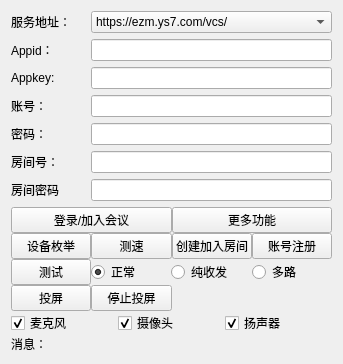
<?xml version="1.0" encoding="UTF-8"?>
<ui version="4.0">
 <class>FormLogin</class>
 <widget class="QWidget" name="FormLogin">
  <property name="geometry">
   <rect>
    <x>0</x>
    <y>0</y>
    <width>343</width>
    <height>349</height>
   </rect>
  </property>
  <property name="windowTitle">
   <string>Form</string>
  </property>
  <layout class="QGridLayout" name="gridLayout" rowstretch="0,0,0,0,0,0,0,0,0,0,0,0,0,0,0,0,0" columnstretch="0,0,0,0">
   <property name="horizontalSpacing">
    <number>0</number>
   </property>
   <item row="0" column="1" colspan="3">
    <widget class="QComboBox" name="ledAddr">
     <property name="duplicatesEnabled">
      <bool>false</bool>
     </property>
     <item>
      <property name="text">
       <string>https://ezm.ys7.com/vcs/</string>
      </property>
     </item>
     <item>
      <property name="text">
       <string>https://rtcdev1.ys7.com/vcs/</string>
      </property>
     </item>
     <item>
      <property name="text">
       <string>https://test1.swmeeting.cn/vcs/</string>
      </property>
     </item>
     <item>
      <property name="text">
       <string>https://test2.swmeeting.cn/vcs/</string>
      </property>
     </item>
     <item>
      <property name="text">
       <string>https://test3.swmeeting.cn/vcs/</string>
      </property>
     </item>
     <item>
      <property name="text">
       <string>https://test4.swmeeting.cn/vcs/</string>
      </property>
     </item>
     <item>
      <property name="text">
       <string>https://pb.swmeeting.cn/vcs/</string>
      </property>
     </item>
     <item>
      <property name="text">
       <string>http://vcs.anyconf.cn:5000/vcs/</string>
      </property>
     </item>
    </widget>
   </item>
   <item row="3" column="0">
    <widget class="QLabel" name="label_7">
     <property name="text">
      <string>Appkey:</string>
     </property>
    </widget>
   </item>
   <item row="1" column="0">
    <widget class="QLabel" name="label_6">
     <property name="text">
      <string>Appid：</string>
     </property>
    </widget>
   </item>
   <item row="11" column="0">
    <widget class="QLabel" name="label_2">
     <property name="text">
      <string>房间号：</string>
     </property>
    </widget>
   </item>
   <item row="15" column="0" colspan="4">
    <layout class="QVBoxLayout" name="verticalLayout">
     <property name="spacing">
      <number>0</number>
     </property>
     <item>
      <layout class="QVBoxLayout" name="verticalLayout_2">
       <property name="spacing">
        <number>0</number>
       </property>
       <property name="bottomMargin">
        <number>0</number>
       </property>
       <item>
        <layout class="QHBoxLayout" name="horizontalLayout">
         <property name="topMargin">
          <number>0</number>
         </property>
         <item>
          <widget class="QPushButton" name="pushButton">
           <property name="text">
            <string>登录/加入会议</string>
           </property>
          </widget>
         </item>
         <item>
          <widget class="QPushButton" name="pushButton_2">
           <property name="text">
            <string>更多功能</string>
           </property>
          </widget>
         </item>
        </layout>
       </item>
       <item>
        <widget class="QWidget" name="widget" native="true">
         <layout class="QGridLayout" name="gridLayout_2">
          <property name="leftMargin">
           <number>0</number>
          </property>
          <property name="topMargin">
           <number>0</number>
          </property>
          <property name="rightMargin">
           <number>0</number>
          </property>
          <property name="bottomMargin">
           <number>0</number>
          </property>
          <property name="spacing">
           <number>0</number>
          </property>
          <item row="3" column="0" colspan="4">
           <layout class="QHBoxLayout" name="horizontalLayout_2">
            <item>
             <widget class="QCheckBox" name="chkMic">
              <property name="text">
               <string>麦克风</string>
              </property>
              <property name="checked">
               <bool>true</bool>
              </property>
             </widget>
            </item>
            <item>
             <widget class="QCheckBox" name="chkCam">
              <property name="text">
               <string>摄像头</string>
              </property>
              <property name="checked">
               <bool>true</bool>
              </property>
             </widget>
            </item>
            <item>
             <widget class="QCheckBox" name="chkSpeaker">
              <property name="text">
               <string>扬声器</string>
              </property>
              <property name="checked">
               <bool>true</bool>
              </property>
             </widget>
            </item>
           </layout>
          </item>
          <item row="0" column="0">
           <widget class="QPushButton" name="pushButton_3">
            <property name="text">
             <string>设备枚举</string>
            </property>
           </widget>
          </item>
          <item row="0" column="1">
           <widget class="QPushButton" name="pushButton_5">
            <property name="text">
             <string>测速</string>
            </property>
           </widget>
          </item>
          <item row="0" column="2">
           <widget class="QPushButton" name="pushButton_4">
            <property name="text">
             <string>创建加入房间</string>
            </property>
           </widget>
          </item>
          <item row="1" column="0">
           <widget class="QPushButton" name="btnTest">
            <property name="text">
             <string>测试</string>
            </property>
           </widget>
          </item>
          <item row="1" column="1" colspan="3">
           <layout class="QHBoxLayout" name="horizontalLayout_3">
            <item>
             <widget class="QRadioButton" name="rbtn1">
              <property name="text">
               <string>正常</string>
              </property>
              <property name="checked">
               <bool>true</bool>
              </property>
             </widget>
            </item>
            <item>
             <widget class="QRadioButton" name="rbtn2">
              <property name="text">
               <string>纯收发</string>
              </property>
             </widget>
            </item>
            <item>
             <widget class="QRadioButton" name="rbtn3">
              <property name="text">
               <string>多路</string>
              </property>
             </widget>
            </item>
           </layout>
          </item>
          <item row="0" column="3">
           <widget class="QPushButton" name="btnRegiester">
            <property name="text">
             <string>账号注册</string>
            </property>
           </widget>
          </item>
          <item row="2" column="0">
           <widget class="QPushButton" name="btnDirShare">
            <property name="text">
             <string>投屏</string>
            </property>
           </widget>
          </item>
          <item row="2" column="1">
           <widget class="QPushButton" name="btnStopDirShare">
            <property name="text">
             <string>停止投屏</string>
            </property>
           </widget>
          </item>
         </layout>
        </widget>
       </item>
       <item>
        <widget class="QLabel" name="ledmsg">
         <property name="text">
          <string>消息：</string>
         </property>
        </widget>
       </item>
      </layout>
     </item>
    </layout>
   </item>
   <item row="3" column="1" colspan="3">
    <widget class="QLineEdit" name="ledAppkey"/>
   </item>
   <item row="4" column="0">
    <widget class="QLabel" name="label_5">
     <property name="text">
      <string>账号：</string>
     </property>
    </widget>
   </item>
   <item row="6" column="1" colspan="3">
    <widget class="QLineEdit" name="ledPass"/>
   </item>
   <item row="6" column="0">
    <widget class="QLabel" name="label">
     <property name="text">
      <string>密码：</string>
     </property>
    </widget>
   </item>
   <item row="1" column="1" colspan="3">
    <widget class="QLineEdit" name="ledAppid"/>
   </item>
   <item row="12" column="1" colspan="3">
    <widget class="QLineEdit" name="ledRoomNoPass"/>
   </item>
   <item row="4" column="1" colspan="3">
    <widget class="QLineEdit" name="ledUser"/>
   </item>
   <item row="11" column="1" colspan="3">
    <widget class="QLineEdit" name="ledRoomno"/>
   </item>
   <item row="12" column="0">
    <widget class="QLabel" name="label_3">
     <property name="text">
      <string>房间密码</string>
     </property>
    </widget>
   </item>
   <item row="0" column="0">
    <widget class="QLabel" name="label_4">
     <property name="text">
      <string>服务地址：</string>
     </property>
    </widget>
   </item>
  </layout>
 </widget>
 <resources/>
 <connections/>
</ui>
